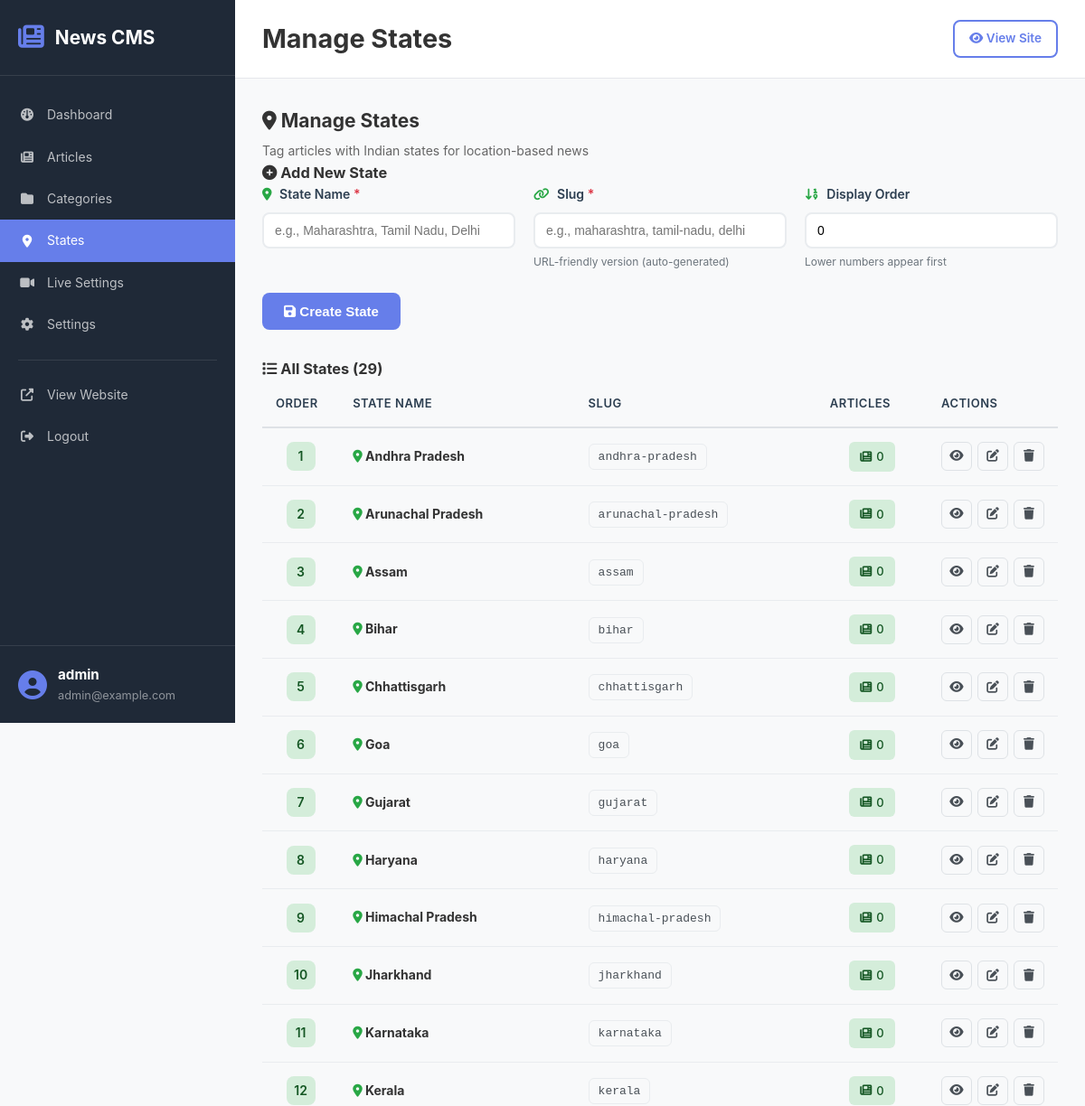
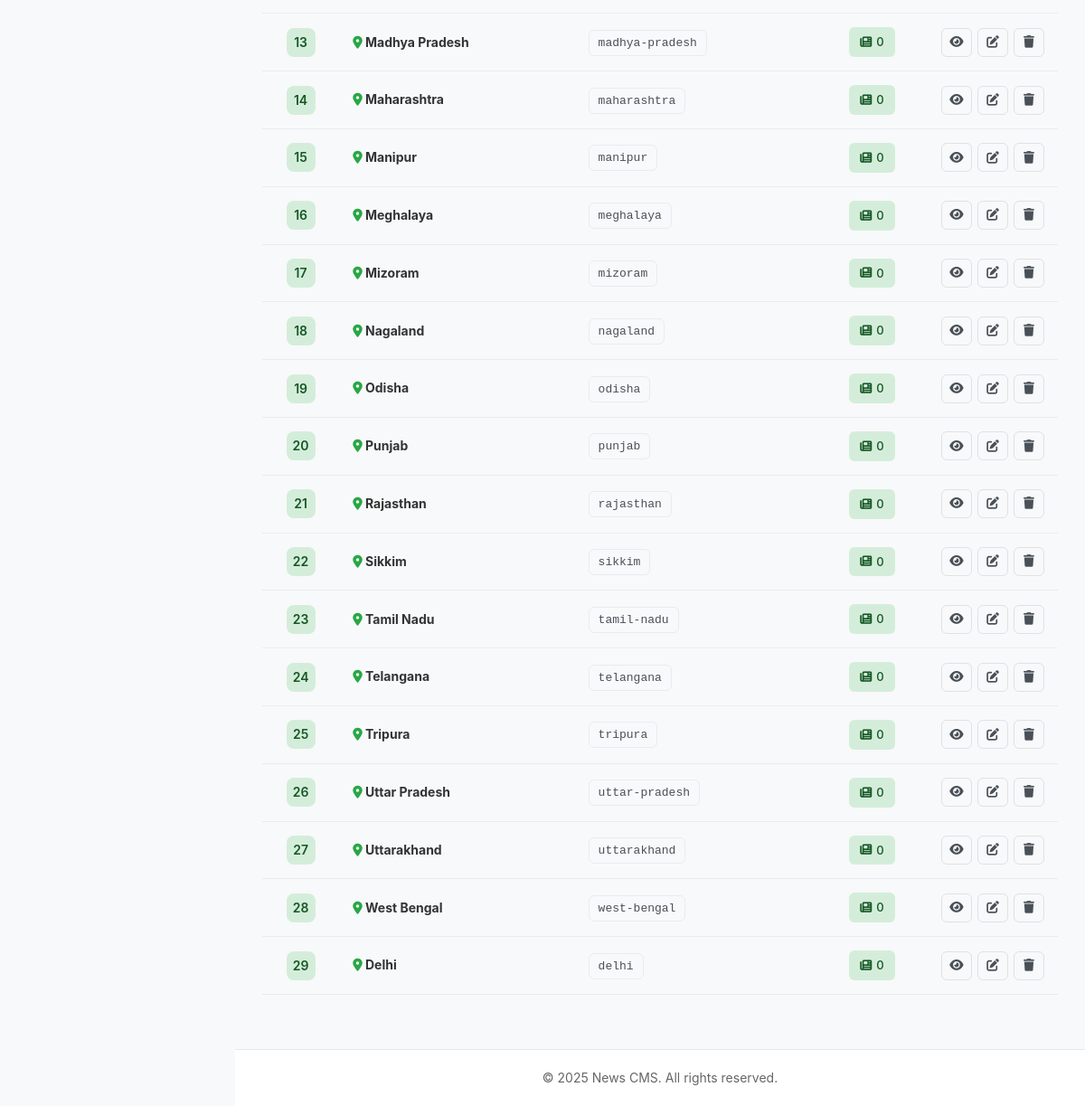
The app's page /admin/states.php (signed in) with its own data (2 pictures, top to bottom).
### tables this page shows
CREATE TABLE users (
    id INT PRIMARY KEY AUTO_INCREMENT,
    username VARCHAR(50) UNIQUE NOT NULL,
    password VARCHAR(255) NOT NULL,
    email VARCHAR(100) UNIQUE NOT NULL,
    created_at TIMESTAMP DEFAULT CURRENT_TIMESTAMP
);

CREATE TABLE states (
    id INT PRIMARY KEY AUTO_INCREMENT,
    name VARCHAR(100) NOT NULL,
    slug VARCHAR(100) UNIQUE NOT NULL,
    order_num INT DEFAULT 0,
    created_at TIMESTAMP DEFAULT CURRENT_TIMESTAMP
);

### includes/functions.php (called while the page is built, shortened)
<?php
require_once __DIR__ . '/../config/database.php';
function url($path = '')
{
    if (empty($path)) {
        return BASE_URL . '/';
    }
    return BASE_URL . '/' . ltrim($path, '/');
}
function get_states()
{
    $sql = "SELECT * FROM states ORDER BY order_num ASC, name ASC";
    return db_fetch_all($sql);
}
function is_logged_in()
{
    return isset($_SESSION['admin_id']) && !empty($_SESSION['admin_id']);
}
function get_current_admin()
{
    $sql = "SELECT id, username, email FROM users WHERE id = ?";
    return db_fetch_one($sql, [$_SESSION['admin_id']]);
}
?>

### config/database.php (called while the page is built, shortened)
<?php
function db_connect()
{
    try {
        $dsn = "mysql:host=" . DB_HOST . ";dbname=" . DB_NAME . ";charset=utf8mb4";
        $options = [
            PDO::ATTR_ERRMODE => PDO::ERRMODE_EXCEPTION,
            PDO::ATTR_DEFAULT_FETCH_MODE => PDO::FETCH_ASSOC,
            PDO::ATTR_EMULATE_PREPARES => false,
        ];
        $pdo = new PDO($dsn, DB_USER, DB_PASS, $options);
        return $pdo;
    } catch (PDOException $e) {
        die("Database connection failed: " . $e->getMessage());
    }
}
function db_query($sql, $params = [])
{
    $pdo = db_connect();
    $stmt = $pdo->prepare($sql);
    $stmt->execute($params);
    return $stmt;
}
function db_fetch_one($sql, $params = [])
{
    $stmt = db_query($sql, $params);
    return $stmt->fetch();
}
function db_fetch_all($sql, $params = [])
{
    $stmt = db_query($sql, $params);
    return $stmt->fetchAll();
}
?>

### admin/states.php (the view, shortened to what this page needs)
<?php
$page_title = 'Manage States';
require_once 'includes/admin_header.php';
$edit_state = null;
$states = get_states();
?>
<div class="page-header">
    <div>
        <h2><i class="fa-solid fa-map-marker-alt"></i> Manage States</h2>
        <p>Tag articles with Indian states for location-based news</p>
    </div>
</div>
<div class="card form-card">
    <div class="card-header">
        <h3>
            <i class="fa-solid fa-<?php echo $edit_state ? 'edit' : 'plus-circle'; ?>"></i>
            <?php echo $edit_state ? 'Edit State' : 'Add New State'; ?>
        </h3>
    </div>
    <div class="card-body">
        <form method="POST" class="state-form">
            <div class="form-row">
                <div class="form-group">
                    <label for="name">
                        <i class="fa-solid fa-map-marker-alt"></i>
                        State Name <span class="required">*</span>
                    </label>
                    <input type="text" id="name" name="name" required class="form-control"
                        value="<?php echo htmlspecialchars($edit_state['name'] ?? ''); ?>"
                        placeholder="e.g., Maharashtra, Tamil Nadu, Delhi">
                </div>
                <div class="form-group">
                    <label for="slug">
                        <i class="fa-solid fa-link"></i>
                        Slug <span class="required">*</span>
                    </label>
                    <input type="text" id="slug" name="slug" required class="form-control"
                        value="<?php echo htmlspecialchars($edit_state['slug'] ?? ''); ?>"
                        placeholder="e.g., maharashtra, tamil-nadu, delhi">
                    <small>URL-friendly version (auto-generated)</small>
                </div>
                <div class="form-group">
                    <label for="order_num">
                        <i class="fa-solid fa-sort-numeric-down"></i>
                        Display Order
                    </label>
                    <input type="number" id="order_num" name="order_num" class="form-control"
                        value="<?php echo $edit_state['order_num'] ?? 0; ?>" placeholder="0">
                    <small>Lower numbers appear first</small>
                </div>
            </div>
            <div class="form-actions">
                <button type="submit" class="btn btn-primary btn-lg">
                    <i class="fa-solid fa-save"></i>
                    <?php echo $edit_state ? 'Update State' : 'Create State'; ?>
                </button>
            </div>
        </form>
    </div>
</div>
<div class="card table-card">
    <div class="card-header">
        <h3>
            <i class="fa-solid fa-list"></i>
            All States (<?php echo count($states); ?>)
        </h3>
    </div>
    <div class="card-body">
        <?php if (empty($states)): ?>
            <div class="empty-state">
                <i class="fa-solid fa-map"></i>
                <h4>No States Yet</h4>
                <p>Add your first state using the form above</p>
            </div>
        <?php else: ?>
            <div class="table-responsive">
                <table class="data-table">
                    <thead>
                        <tr>
                            <th width="10%">Order</th>
                            <th width="35%">State Name</th>
                            <th width="35%">Slug</th>
                            <th width="15%" class="text-center">Articles</th>
                            <th width="15%" class="text-center">Actions</th>
                        </tr>
                    </thead>
                    <tbody>
                        <?php foreach ($states as $state):
                            $article_count = db_fetch_one("SELECT COUNT(*) as count FROM article_states WHERE state_id = ?", [$state['id']])['count'];
                            ?>
                            <tr>
                                <td class="text-center">
                                    <span class="order-badge order-badge-green"><?php echo $state['order_num']; ?></span>
                                </td>
                                <td>
                                    <strong>
                                        <i class="fa-solid fa-map-marker-alt" style="color: #28a745;"></i>
                                        <?php echo htmlspecialchars($state['name']); ?>
                                    </strong>
                                </td>
                                <td>
                                    <code class="slug-code"><?php echo $state['slug']; ?></code>
                                </td>
                                <td class="text-center">
                                    <span class="badge badge-success">
                                        <i class="fa-solid fa-newspaper"></i>
                                        <?php echo $article_count; ?>
                                    </span>
                                </td>
                                <td class="text-center">
                                    <div class="action-buttons">
                                        <a href="<?php echo BASE_URL; ?>/state.php?slug=<?php echo $state['slug']; ?>"
                                            target="_blank" class="btn-icon btn-sm" title="View">
                                            <i class="fa-solid fa-eye"></i>
                                        </a>
                                        <a href="?edit=<?php echo $state['id']; ?>" class="btn-icon btn-sm btn-warning"
                                            title="Edit">
                                            <i class="fa-solid fa-edit"></i>
                                        </a>
                                        <a href="?delete=<?php echo $state['id']; ?>" class="btn-icon btn-sm btn-danger"
                                            title="Delete"
                                            onclick="return confirm('Delete <?php echo htmlspecialchars($state['name']); ?>?\n\nThis state has <?php echo $article_count; ?> linked article(s).')">
                                            <i class="fa-solid fa-trash"></i>
                                        </a>
                                    </div>
                                </td>
                            </tr>
                        <?php endforeach; ?>
                    </tbody>
                </table>
            </div>
        <?php endif; ?>
    </div>
</div>
<?php require_once 'includes/admin_footer.php'; ?>

### admin/includes/admin_header.php (shortened to what this page needs)
<?php
require_once __DIR__ . '/../../config/database.php';
require_once __DIR__ . '/../../includes/functions.php';
$current_user = get_current_admin();
?>
<!DOCTYPE html>
<html lang="en">
<head>
    <link rel="stylesheet" href="https://cdnjs.cloudflare.com/ajax/libs/font-awesome/6.2.0/css/all.css">
    <link rel="stylesheet" href="<?php echo BASE_URL; ?>/assets/css/admin.css">
</head>
<body class="admin-panel">
    <aside class="admin-sidebar">
        <div class="sidebar-header">
            <i class="fa-solid fa-newspaper"></i>
            <h2>News CMS</h2>
        </div>
        <nav class="sidebar-nav">
            <a href="dashboard.php" class="nav-item <?php echo basename($_SERVER['PHP_SELF']) == 'dashboard.php' ? 'active' : ''; ?>">
                <i class="fa-solid fa-dashboard"></i>
                <span>Dashboard</span>
            </a>
            <a href="articles.php" class="nav-item <?php echo basename($_SERVER['PHP_SELF']) == 'articles.php' || basename($_SERVER['PHP_SELF']) == 'article-form.php' ? 'active' : ''; ?>">
                <i class="fa-solid fa-newspaper"></i>
                <span>Articles</span>
            </a>
            <a href="categories.php" class="nav-item <?php echo basename($_SERVER['PHP_SELF']) == 'categories.php' ? 'active' : ''; ?>">
                <i class="fa-solid fa-folder"></i>
                <span>Categories</span>
            </a>
            <a href="states.php" class="nav-item <?php echo basename($_SERVER['PHP_SELF']) == 'states.php' ? 'active' : ''; ?>">
                <i class="fa-solid fa-map-marker-alt"></i>
                <span>States</span>
            </a>
            <a href="live-settings.php" class="nav-item <?php echo basename($_SERVER['PHP_SELF']) == 'live-settings.php' ? 'active' : ''; ?>">
                <i class="fa-solid fa-video"></i>
                <span>Live Settings</span>
            </a>
            <a href="settings.php" class="nav-item <?php echo basename($_SERVER['PHP_SELF']) == 'settings.php' ? 'active' : ''; ?>">
                <i class="fa-solid fa-cog"></i>
                <span>Settings</span>
            </a>
            <div class="nav-divider"></div>
            <a href="<?php echo url(); ?>" target="_blank" class="nav-item">
                <i class="fa-solid fa-external-link-alt"></i>
                <span>View Website</span>
            </a>
            <a href="logout.php" class="nav-item">
                <i class="fa-solid fa-sign-out-alt"></i>
                <span>Logout</span>
            </a>
        </nav>
        <div class="sidebar-footer">
            <div class="user-info">
                <i class="fa-solid fa-user-circle"></i>
                <div>
                    <strong><?php echo htmlspecialchars($current_user['username']); ?></strong>
                    <small><?php echo htmlspecialchars($current_user['email']); ?></small>
                </div>
            </div>
        </div>
    </aside>
    <main class="admin-main">
        <header class="admin-header">
            <div class="header-title">
                <h1><?php echo isset($page_title) ? $page_title : 'Dashboard'; ?></h1>
            </div>
            <div class="header-actions">
                <a href="<?php echo url(); ?>" target="_blank" class="btn btn-sm btn-outline">
                    <i class="fa-solid fa-eye"></i> View Site
                </a>
            </div>
        </header>
        <div class="admin-content">

### assets/css/admin.css (style rules this page uses)
* { margin: 0; padding: 0; box-sizing: border-box; }
:root { --primary: #667eea; --success: #10b981; --warning: #f59e0b; --danger: #ef4444; --info: #3b82f6; --dark: #1f2937; --light: #f3f4f6; --sidebar-width: 260px; }
body { font-family: -apple-system, BlinkMacSystemFont, 'Segoe UI', Roboto, Oxygen, Ubuntu, Cantarell, sans-serif; font-size: 14px; line-height: 1.6; color: #333; background: #f8f9fa; }
.btn { display: inline-block; padding: 12px 24px; border: none; border-radius: 8px; font-size: 0.95rem; font-weight: 600; cursor: pointer; transition: all 0.3s; text-decoration: none; text-align: center; }
.btn-primary { background: var(--primary); color: white; }
.admin-panel { display: flex; min-height: 100vh; }
.admin-sidebar { width: var(--sidebar-width); background: var(--dark); color: white; position: fixed; height: 100vh; overflow-y: auto; z-index: 1000; display: flex; flex-direction: column; }
.sidebar-header { padding: 25px 20px; border-bottom: 1px solid rgba(255,255,255,0.1); display: flex; align-items: center; gap: 12px; }
.sidebar-header i { font-size: 1.8rem; color: var(--primary); }
.sidebar-header h2 { font-size: 1.3rem; font-weight: 700; }
.sidebar-nav { flex: 1; padding: 20px 0; }
.nav-item { display: flex; align-items: center; gap: 12px; padding: 12px 20px; color: rgba(255,255,255,0.7); text-decoration: none; transition: all 0.3s; }
.nav-item.active { background: var(--primary); color: white; }
.nav-item i { width: 20px; text-align: center; }
.nav-divider { height: 1px; background: rgba(255,255,255,0.1); margin: 15px 20px; }
.sidebar-footer { padding: 20px; border-top: 1px solid rgba(255,255,255,0.1); }
.user-info { display: flex; align-items: center; gap: 12px; }
.user-info i { font-size: 2rem; color: var(--primary); }
.user-info strong { display: block; font-size: 0.95rem; }
.user-info small { display: block; font-size: 0.8rem; color: rgba(255,255,255,0.5); }
.admin-main { margin-left: var(--sidebar-width); flex: 1; display: flex; flex-direction: column; min-height: 100vh; }
.admin-header { background: white; padding: 20px 30px; border-bottom: 1px solid #e5e7eb; display: flex; align-items: center; justify-content: space-between; position: sticky; top: 0; z-index: 100; }
.header-title h1 { font-size: 1.8rem; color: #333; }
.header-actions { display: flex; gap: 10px; }
.btn-sm { padding: 8px 16px; font-size: 0.85rem; }
.btn-outline { background: white; border: 2px solid var(--primary); color: var(--primary); }
.admin-content { flex: 1; padding: 30px; }
.action-buttons { display: grid; grid-template-columns: repeat(auto-fit, minmax(200px, 1fr)); gap: 15px; }
.table-responsive { overflow-x: auto; }
.data-table { width: 100%; border-collapse: collapse; }
.data-table thead { background: #f8f9fa; }
.data-table th { padding: 12px 15px; text-align: left; font-weight: 600; color: #555; border-bottom: 2px solid #e5e7eb; }
.data-table td { padding: 12px 15px; border-bottom: 1px solid #e5e7eb; }
.badge { display: inline-block; padding: 4px 10px; border-radius: 12px; font-size: 0.75rem; font-weight: 600; }
.badge-success { background: rgba(16, 185, 129, 0.1); color: var(--success); }
.btn-icon { width: 32px; height: 32px; display: inline-flex; align-items: center; justify-content: center; border-radius: 6px; color: #666; text-decoration: none; transition: all 0.3s; }
.text-center { text-align: center; }

### records on screen
users: username "admin", email "admin@example.com"
states: order_num "1", name "Andhra Pradesh", slug "andhra-pradesh", article_count "0"
states: order_num "2", name "Arunachal Pradesh", slug "arunachal-pradesh", article_count "0"
states: order_num "3", name "Assam", slug "assam", article_count "0"
states: order_num "4", name "Bihar", slug "bihar", article_count "0"
states: order_num "5", name "Chhattisgarh", slug "chhattisgarh", article_count "0"
states: order_num "6", name "Goa", slug "goa", article_count "0"
states: order_num "7", name "Gujarat", slug "gujarat", article_count "0"
states: order_num "8", name "Haryana", slug "haryana", article_count "0"
states: order_num "9", name "Himachal Pradesh", slug "himachal-pradesh", article_count "0"
states: order_num "10", name "Jharkhand", slug "jharkhand", article_count "0"
states: order_num "11", name "Karnataka", slug "karnataka", article_count "0"
states: order_num "12", name "Kerala", slug "kerala", article_count "0"
states: order_num "13", name "Madhya Pradesh", slug "madhya-pradesh", article_count "0"
states: order_num "14", name "Maharashtra", slug "maharashtra", article_count "0"
states: order_num "15", name "Manipur", slug "manipur", article_count "0"
states: order_num "16", name "Meghalaya", slug "meghalaya", article_count "0"
states: order_num "17", name "Mizoram", slug "mizoram", article_count "0"
states: order_num "18", name "Nagaland", slug "nagaland", article_count "0"
states: order_num "19", name "Odisha", slug "odisha", article_count "0"
states: order_num "20", name "Punjab", slug "punjab", article_count "0"
states: order_num "21", name "Rajasthan", slug "rajasthan", article_count "0"
states: order_num "22", name "Sikkim", slug "sikkim", article_count "0"
states: order_num "23", name "Tamil Nadu", slug "tamil-nadu", article_count "0"
states: order_num "24", name "Telangana", slug "telangana", article_count "0"
states: order_num "25", name "Tripura", slug "tripura", article_count "0"
states: order_num "26", name "Uttar Pradesh", slug "uttar-pradesh", article_count "0"
states: order_num "27", name "Uttarakhand", slug "uttarakhand", article_count "0"
states: order_num "28", name "West Bengal", slug "west-bengal", article_count "0"
states: order_num "29", name "Delhi", slug "delhi", article_count "0"

### other values on screen
$page_title "Manage States"
count($states) "29"
